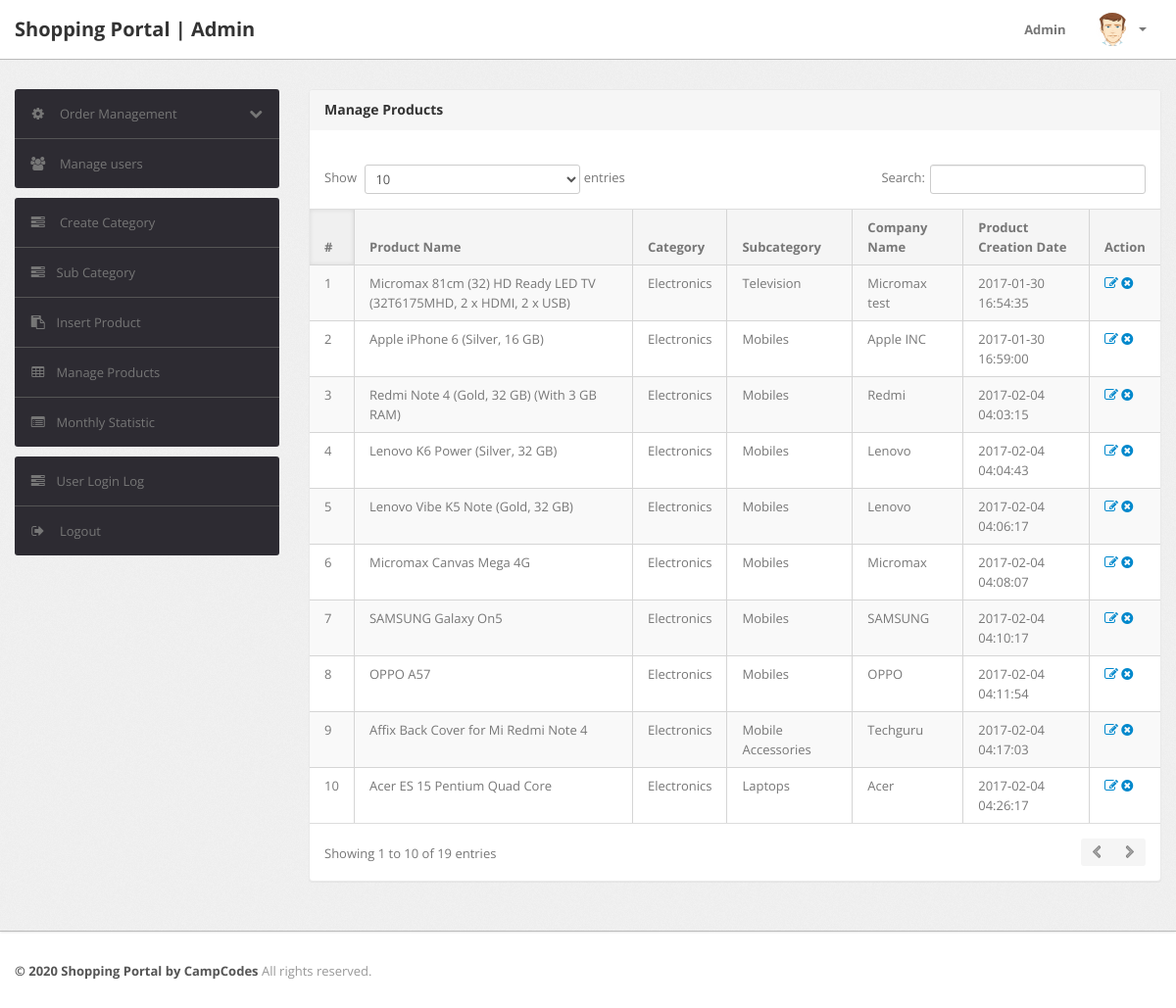
The app's page /admin/manage-products.php (signed in), older data.
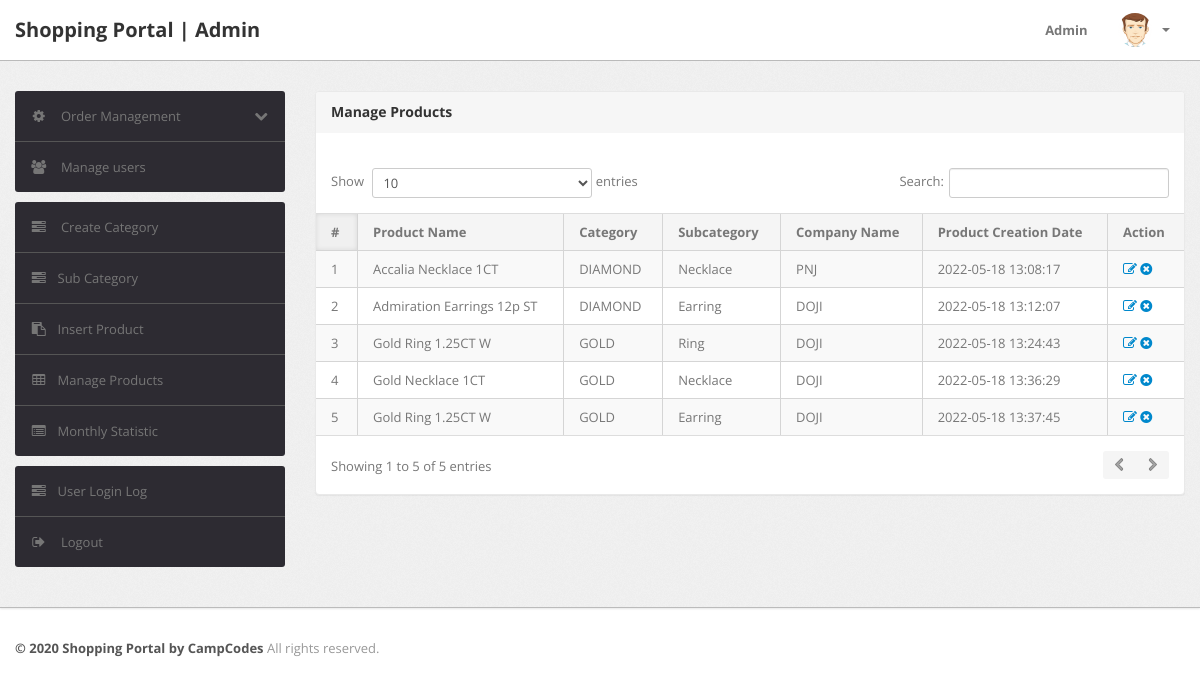
The same page, newer data.
### tables this page shows
CREATE TABLE `products` (
  `id` int(11) NOT NULL,
  `category` int(11) NOT NULL,
  `subCategory` int(11) DEFAULT NULL,
  `productName` varchar(255) DEFAULT NULL,
  `productCompany` varchar(255) DEFAULT NULL,
  `productPrice` int(11) DEFAULT NULL,
  `productPriceBeforeDiscount` int(11) DEFAULT NULL,
  `productDescription` longtext DEFAULT NULL,
  `productImage1` varchar(255) DEFAULT NULL,
  `productImage2` varchar(255) DEFAULT NULL,
  `productImage3` varchar(255) DEFAULT NULL,
  `shippingCharge` int(11) DEFAULT NULL,
  `productAvailability` varchar(255) DEFAULT NULL,
  `postingDate` timestamp NULL DEFAULT current_timestamp(),
  `updationDate` varchar(255) DEFAULT NULL
);

CREATE TABLE `category` (
  `id` int(11) NOT NULL,
  `categoryName` varchar(255) DEFAULT NULL,
  `categoryDescription` longtext DEFAULT NULL,
  `creationDate` timestamp NOT NULL DEFAULT current_timestamp(),
  `updationDate` varchar(255) DEFAULT NULL
);

CREATE TABLE `subcategory` (
  `id` int(11) NOT NULL,
  `categoryid` int(11) DEFAULT NULL,
  `subcategory` varchar(255) DEFAULT NULL,
  `creationDate` timestamp NULL DEFAULT current_timestamp(),
  `updationDate` varchar(255) DEFAULT NULL
);

### admin/manage-products.php (the view, shortened to what this page needs)
<?php
include('include/config.php');
if(strlen($_SESSION['alogin'])==0)
	{
header('location:index.php');
}
else{
?>
<!DOCTYPE html>
<html lang="en">
<head>
	<link type="text/css" href="bootstrap/css/bootstrap.min.css" rel="stylesheet">
	<link type="text/css" href="bootstrap/css/bootstrap-responsive.min.css" rel="stylesheet">
	<link type="text/css" href="css/theme.css" rel="stylesheet">
	<link type="text/css" href="images/icons/css/font-awesome.css" rel="stylesheet">
</head>
<body>
<?php include('include/header.php');?>
	<div class="wrapper">
		<div class="container">
			<div class="row">
<?php include('include/sidebar.php');?>
			<div class="span9">
					<div class="content">
	<div class="module">
							<div class="module-head">
								<h3>Manage Products</h3>
							</div>
							<div class="module-body table">
									<br />
								<table cellpadding="0" cellspacing="0" border="0" class="datatable-1 table table-bordered table-striped	 display" width="100%">
									<thead>
										<tr>
											<th>#</th>
											<th>Product Name</th>
											<th>Category </th>
											<th>Subcategory</th>
											<th>Company Name</th>
											<th>Product Creation Date</th>
											<th>Action</th>
										</tr>
									</thead>
									<tbody>
<?php $query=mysqli_query($con,"select products.*,category.categoryName,subcategory.subcategory from products join category on category.id=products.category join subcategory on subcategory.id=products.subCategory");
$cnt=1;
while($row=mysqli_fetch_array($query))
{
?>
										<tr>
											<td><?php echo htmlentities($cnt);?></td>
											<td><?php echo htmlentities($row['productName']);?></td>
											<td><?php echo htmlentities($row['categoryName']);?></td>
											<td> <?php echo htmlentities($row['subcategory']);?></td>
											<td><?php echo htmlentities($row['productCompany']);?></td>
											<td><?php echo htmlentities($row['postingDate']);?></td>
											<td>
											<a href="edit-products.php?id=<?php echo $row['id']?>" ><i class="icon-edit"></i></a>
											<a href="manage-products.php?id=<?php echo $row['id']?>&del=delete" onClick="return confirm('Are you sure you want to delete?')"><i class="icon-remove-sign"></i></a></td>
										</tr>
										<?php $cnt=$cnt+1; } ?>
								</table>
							</div>
						</div>
					</div>
				</div>
			</div>
		</div>
	</div>
<?php include('include/footer.php');?>
</body>
<?php } ?>

Row changes from the older to the newer data that the page shows:
removed products: productName "Micromax 81cm (32) HD Ready LED TV (32T6175MHD, 2 x HDMI, 2 x USB)", category.categoryName "Electronics", subcategory.subcategory "Television", productCompany "Micromax test", postingDate "2017-01-30 16:54:35"
removed products: productName "Apple iPhone 6 (Silver, 16 GB)", category.categoryName "Electronics", subcategory.subcategory "Mobiles", productCompany "Apple INC", postingDate "2017-01-30 16:59:00"
removed products: productName "Redmi Note 4 (Gold, 32 GB) (With 3 GB RAM)", category.categoryName "Electronics", subcategory.subcategory "Mobiles", productCompany "Redmi", postingDate "2017-02-04 04:03:15"
removed products: productName "Lenovo K6 Power (Silver, 32 GB)", category.categoryName "Electronics", subcategory.subcategory "Mobiles", productCompany "Lenovo", postingDate "2017-02-04 04:04:43"
removed products: productName "Lenovo Vibe K5 Note (Gold, 32 GB)", category.categoryName "Electronics", subcategory.subcategory "Mobiles", productCompany "Lenovo", postingDate "2017-02-04 04:06:17"
removed products: productName "Micromax Canvas Mega 4G", category.categoryName "Electronics", subcategory.subcategory "Mobiles", productCompany "Micromax", postingDate "2017-02-04 04:08:07"
removed products: productName "SAMSUNG Galaxy On5", category.categoryName "Electronics", subcategory.subcategory "Mobiles", productCompany "SAMSUNG", postingDate "2017-02-04 04:10:17"
removed products: productName "OPPO A57", category.categoryName "Electronics", subcategory.subcategory "Mobiles", productCompany "OPPO", postingDate "2017-02-04 04:11:54"
removed products: productName "Affix Back Cover for Mi Redmi Note 4", category.categoryName "Electronics", subcategory.subcategory "Mobile Accessories", productCompany "Techguru", postingDate "2017-02-04 04:17:03"
removed products: productName "Acer ES 15 Pentium Quad Core", category.categoryName "Electronics", subcategory.subcategory "Laptops", productCompany "Acer", postingDate "2017-02-04 04:26:17"
added products: productName "Accalia Necklace 1CT", category.categoryName "DIAMOND", subcategory.subcategory "Necklace", productCompany "PNJ", postingDate "2022-05-18 13:08:17"
added products: productName "Admiration Earrings 12p ST", category.categoryName "DIAMOND", subcategory.subcategory "Earring", productCompany "DOJI", postingDate "2022-05-18 13:12:07"
added products: productName "Gold Ring 1.25CT W", category.categoryName "GOLD", subcategory.subcategory "Ring", productCompany "DOJI", postingDate "2022-05-18 13:24:43"
added products: productName "Gold Necklace 1CT", category.categoryName "GOLD", subcategory.subcategory "Necklace", productCompany "DOJI", postingDate "2022-05-18 13:36:29"
added products: productName "Gold Ring 1.25CT W", category.categoryName "GOLD", subcategory.subcategory "Earring", productCompany "DOJI", postingDate "2022-05-18 13:37:45"
Text that changed along with them:
text written by a page script: "Show entries Search: Showing 1 to 10 of 19 entries" → "Show entries Search: Showing 1 to 5 of 5 entries"
